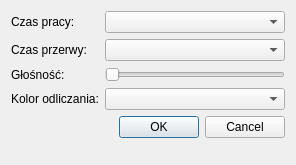
<?xml version="1.0" encoding="UTF-8"?>
<ui version="4.0">
 <class>Settings</class>
 <widget class="QDialog" name="Settings">
  <property name="geometry">
   <rect>
    <x>0</x>
    <y>0</y>
    <width>296</width>
    <height>165</height>
   </rect>
  </property>
  <property name="windowTitle">
   <string>Dialog</string>
  </property>
  <layout class="QVBoxLayout" name="verticalLayout">
   <item>
    <layout class="QFormLayout" name="formLayout">
     <property name="fieldGrowthPolicy">
      <enum>QFormLayout::AllNonFixedFieldsGrow</enum>
     </property>
     <item row="0" column="0">
      <widget class="QLabel" name="lblWorkTime">
       <property name="text">
        <string>Czas pracy:</string>
       </property>
      </widget>
     </item>
     <item row="0" column="1">
      <widget class="QComboBox" name="cmbWorkTime"/>
     </item>
     <item row="1" column="0">
      <widget class="QLabel" name="lblBreakTime">
       <property name="text">
        <string>Czas przerwy:</string>
       </property>
      </widget>
     </item>
     <item row="1" column="1">
      <widget class="QComboBox" name="cmbBreakTime"/>
     </item>
     <item row="2" column="0">
      <widget class="QLabel" name="lblVolume">
       <property name="text">
        <string>Głośność:</string>
       </property>
      </widget>
     </item>
     <item row="2" column="1">
      <widget class="QSlider" name="horizontalSlider">
       <property name="orientation">
        <enum>Qt::Horizontal</enum>
       </property>
      </widget>
     </item>
     <item row="3" column="0">
      <widget class="QLabel" name="lblColor">
       <property name="text">
        <string>Kolor odliczania:</string>
       </property>
      </widget>
     </item>
     <item row="3" column="1">
      <widget class="QComboBox" name="cmbColor"/>
     </item>
     <item row="4" column="1">
      <widget class="QDialogButtonBox" name="buttonBox">
       <property name="standardButtons">
        <set>QDialogButtonBox::Cancel|QDialogButtonBox::Ok</set>
       </property>
      </widget>
     </item>
    </layout>
   </item>
  </layout>
 </widget>
 <resources/>
 <connections/>
</ui>
